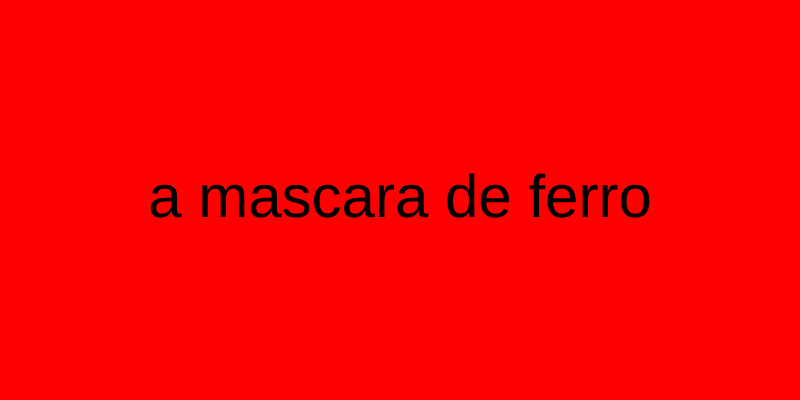
Frame 1 (no input)
Frame 60 (no input): identical to frame 1, image omitted
Frame 120 (the mouse pressed at the canvas centre since frame 60): identical to frame 1, image omitted

The p5.js sketch that drew this single still picture (run headless with seeded random() and noise() and a simulated clock; from frame 60 on, the mouse is pressed at the canvas centre):

// p5.js sketch
// ── sketch.js
let campoIdade;
let campoFantasia;
let campoAventura;

function setup() {
  createCanvas(800, 400);
  createElement("h2", "Recomendador de filmes");
  createSpan("Sua idade:");
  campoIdade = createInput("5");
  campoFantasia = createCheckbox("Gosta de fantasia?");
  campoAventura = createCheckbox("Gosta de aventura?");
}

function draw() {
  background("red");
  let idade = campoIdade.value();
  let gostaDeFantasia = campoFantasia.checked();
  let gostaDeAventura = campoAventura.checked();
  let recomendacao = geraRecomendacao(idade, gostaDeFantasia, gostaDeAventura);

  fill(color(0, 0, 0));
  textAlign(CENTER, CENTER);
  textSize(60);
  text(recomendacao, width / 2, height / 2);
}

function geraRecomendacao(idade, gostaDeFantasia, gostaDeAventura) {
  if (idade >= 10) {
    if (idade >= 20) {
      return "a filha do rei";
    } else {
      if (idade >= 30) {
        if(gostaDeFantasia || gostaDeAventura) {
          return "Homem aranha: no aranhaverso";          
        } else{
         return "Ladrões de bicicleta";
        }
      } else {
        if (gostaDeFantasia) {
          return "a filha do rei";
        } else {
          return "a grande muralha";
        }
      }
    }
  } else {
    if (gostaDeFantasia) {
      return "a filha do rei";
    } else {
      return "a mascara de ferro";
    }
  }
}

// ── index.css
color:rgb(90, 0, 75);
background-color: rgba(255, 255, 255, 0.027);
font-family: Arial, Helvetica, sans-serif;
color:aliceblue
}

ul {
display: flex;
justify-content: space-between;
list-style-type: none;
align-items: center;

}



a {
color: white;
text-decoration: none;
}
header img {
width: 150px;
height: 150px;
border-radius: 50%;
border: 5px solid white;

}

.center{
text-align:center ;
}

h1 {
color: black;
}


footer img {
width: 40px;
height: 40px;
}
